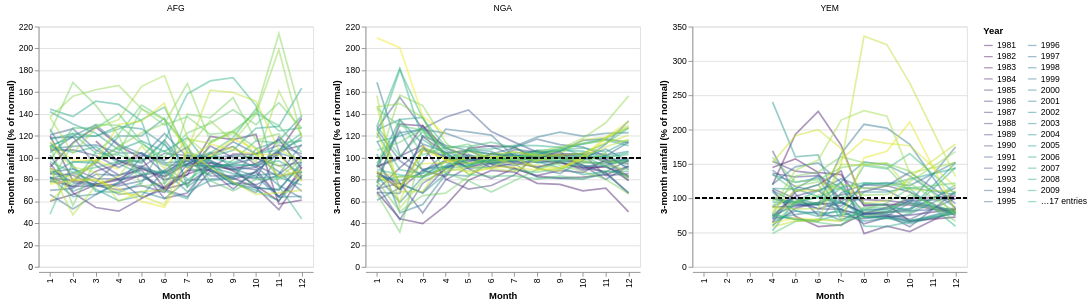

The notebook cell saved with this chart:
### Markdown cell above
### Year-by-year r3q — 3-month rainfall as % of normal *(wet-season only)*

Same layout, but the y-axis is the **`r3q`** column (3-month rolling rainfall expressed as a % of long-term normal). Dashed rule at **100 %** marks normal.

**Caveat with percentage anomalies**: in dry months, the long-term mean (the denominator) is tiny, so a few mm of variation produces wild percentage swings — and the anomaly is not very meaningful anyway when no rain is expected. To address this, the chart **masks out months where the 3-month long-term mean is below 30 mm** (≈ 10 mm / month). The x-axis still spans Jan-Dec, so the gaps tell you which months each country's dry season covers.

### Code cell
# Mask out months where the 3-month long-term mean rainfall is too small
# for a percentage to be meaningful. Below this, a few mm of variation
# already produces wild r3q swings (small denominator -> noisy ratio).
MIN_R3H_AVG_MM = 70

r3q_year = (
    df1[df1["r3h_avg"] >= MIN_R3H_AVG_MM]
       .groupby(["ISO3", "year", "month"], observed=True)["r3q"]
       .mean()
       .reset_index()
)

normal_rule = alt.Chart().mark_rule(strokeDash=[4, 4], opacity=0.6).encode(
    y=alt.datum(100)
)

lines = alt.Chart().mark_line(opacity=0.45).encode(
    x=alt.X("month:O", title="Month",
            scale=alt.Scale(domain=list(range(1, 13)))),
    y=alt.Y("r3q:Q", title="3-month rainfall (% of normal)"),
    color=alt.Color("year:O",
                    scale=alt.Scale(scheme="viridis"),
                    title="Year",
                    legend=alt.Legend(columns=2)),
    detail="year:O",
    tooltip=["ISO3", "year", "month", alt.Tooltip("r3q:Q", format=".0f")],
)

alt.layer(lines, normal_rule, data=r3q_year).properties(
    width=320, height=280
).facet(
    column=alt.Column("ISO3:N", title=None)
).resolve_scale(y="independent")

### Figure 1 — Vega-Lite specification as saved in the notebook (floating-point values rounded to 4 significant figures; data arrays with more than 128 entries replaced by an {"elided": "..."} marker saying what was removed)
{"config": {"view": {"continuousWidth": 300, "continuousHeight": 300}}, "data": {"name": "data-36a3d8e09d28bd81d6eaaa72e76f64e4"}, "facet": {"column": {"field": "ISO3", "title": null, "type": "nominal"}}, "spec": {"layer": [{"mark": {"type": "line", "opacity": 0.45}, "encoding": {"color": {"field": "year", "legend": {"columns": 2}, "scale": {"scheme": "viridis"}, "title": "Year", "type": "ordinal"}, "detail": {"field": "year", "type": "ordinal"}, "tooltip": [{"field": "ISO3", "type": "nominal"}, {"field": "year", "type": "quantitative"}, {"field": "month", "type": "quantitative"}, {"field": "r3q", "format": ".0f", "type": "quantitative"}], "x": {"field": "month", "scale": {"domain": [1, 2, 3, 4, 5, 6, 7, 8, 9, 10, 11, 12]}, "title": "Month", "type": "ordinal"}, "y": {"field": "r3q", "title": "3-month rainfall (% of normal)", "type": "quantitative"}}}, {"mark": {"type": "rule", "opacity": 0.6, "strokeDash": [4, 4]}, "encoding": {"y": {"datum": 100}}}], "height": 280, "width": 320}, "resolve": {"scale": {"y": "independent"}}, "$schema": "https://vega.github.io/schema/vega-lite/v6.4.1.json", "datasets": {"data-36a3d8e09d28bd81d6eaaa72e76f64e4": {"elided": "1445 records"}}}
